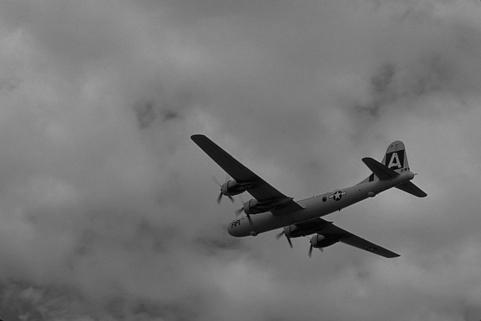
#> input picture 3096.jpg, 481 x 321 px, found by its file name
$ python 'Canny_Edge_Detection - Sina Abdidizaji.py'
#> lines starting #> are read from the running program, lines starting #| are printed output that depends on the picture
import numpy as np
import matplotlib.pyplot as plt
from PIL import Image

##############################
### Image Loading Function ###
##############################
'''This function loads an image from the specified given path, convert it to grayscale and returns it as a NumPy array'''
def image_load(path):
#> called with path = 'Images/test/3096.jpg'
    img = Image.open(path).convert('L')
#> img is the input picture: PIL image 481x321 L; min 0, max 181, mean 117.8
    return np.array(img)

############################
### Gaussian Mask Kernel ###
############################
'''This function creates a 1D Gaussian kernel for a given kernel size and sigma value'''
def gaussian_kernel(size, sigma):
    # creating an array of zeros with the size of the kernel
    kernel = np.zeros(size)
    # finding the center of the kernel by dividing the size by 2
    center = size // 2
    # looping through the kernel size to calculate the Gaussian value for each element in the array
    for i in range(size):
        dist = (i - center)**2
        kernel[i] = np.exp(-dist / (2 * sigma**2)) / (np.sqrt(2 * np.pi) * sigma)
    return kernel

#####################################
### Gaussian Derivate Mask Kernel ###
#####################################
'''This function creates a 1D Gaussian derivative kernel for a given kernel size and sigma value'''
def gaussian_derivative_kernel(size, sigma):
    # creating an array of zeros with the size of the kernel
    kernel = np.zeros(size)
    # finding the center of the kernel
    center = size // 2
    # looping through the kernel size to calculate the Gaussian derivative value for each element in the array
    for i in range(size):
        dist = i - center
        kernel[i] = (-dist * np.exp(-(dist**2) / (2 * sigma**2))) / (np.sqrt(2 * np.pi) * sigma**3)
    return kernel

##############################
### Convolving over X-axis ###
##############################
'''This function convolves a given image with a given kernel across the X-axis'''
def convolve_x(image, kernel):
    # Getting the height and width of the image for looping through the image pixels
    image_height, image_width = image.shape
    # Getting the size of the kernel for calculating the padding size
    kernel_size = kernel.shape[0]
    # Calculating the padding size by dividing the kernel size by 2
    padding_size = kernel_size // 2
    # Padding the image with zeros around the borders of the original image
    padded_image = np.pad(image, padding_size, mode='constant', constant_values=0)
    # Creating an empty array of zeros for the output after convolving the image with the kernel
    output = np.zeros_like(image)
    # Looping through the height and width of the image to convolve the image with the kernel
    for i in range(image_height):
        for j in range(image_width):
            region = padded_image[i+padding_size, j:j+kernel_size]
            output[i, j] = np.sum(region * kernel)

    return output

##############################
### Convolving over Y-axis ###
##############################
'''This function convolves a given image with a given kernel across the Y-axis'''
def convolve_y(image, kernel):
    # Getting the height and width of the image for looping through the image pixels
    image_height, image_width = image.shape
    # Getting the size of the kernel for calculating the padding size
    kernel_size = kernel.shape[0]
    # Calculating the padding size by dividing the kernel size by 2
    padding_size = kernel_size // 2
    # Padding the image with zeros around the borders of the original image
    padded_image = np.pad(image, padding_size, mode='constant', constant_values=0)
    # Creating an empty array of zeros for the output after convolving the image with the kernel
    output = np.zeros_like(image)
    # Looping through the height and width of the image to convolve the image with the kernel
    for i in range(image_height):
        for j in range(image_width):
            region = padded_image[i:i+kernel_size, j+padding_size]
            output[i, j] = np.sum(region * kernel)

    return output

###########################################
### Magnitude and Direction of Gradient ###
###########################################
'''This function computes the magnitude and direction of the gradient given the gradients along the X and Y axes'''
def compute_gradient_magnitude_and_direction(i_x, i_y):
    magnitude = np.sqrt(i_x ** 2 + i_y ** 2)
    direction = np.arctan2(i_y, i_x)
    return magnitude, direction

###############################
### Non-Maximum Suppression ###
###############################
'''This function performs non-maximum suppression to thin out the edges'''
def non_maximum_suppression(magnitude, direction):
    # Get the image dimensions
    image_height, image_width = magnitude.shape
    # Create an empty array for the output
    output = np.zeros_like(magnitude)
    # Convert direction to degrees
    angle = np.rad2deg(direction)
    # Loop through height and width of an image and excluding the border pixels
    for i in range(1, image_height - 1):
        for j in range(1, image_width - 1):

            # Compare the gradient direction and look at the neighbors' magnitude values
            # left/right neighbors
            if (0 <= angle[i, j] < 22.5) or (157.5 <= angle[i, j] <= 180):
                # Right neighbor
                q = magnitude[i, j + 1]
                # Left neighbor
                r = magnitude[i, j - 1]
            # bottom-left/top-right diagonal neighbors
            elif 22.5 <= angle[i, j] < 67.5:
                # Bottom-left diagonal neighbor
                q = magnitude[i + 1, j - 1]
                # Top-right diagonal neighbor
                r = magnitude[i - 1, j + 1]
            # top/bottom neighbors
            elif 67.5 <= angle[i, j] < 112.5:
                # Bottom neighbor
                q = magnitude[i + 1, j]
                # Top neighbor
                r = magnitude[i - 1, j]
            # top-left/bottom-right diagonal neighbors
            elif 112.5 <= angle[i, j] < 157.5:
                # Top-left diagonal neighbor
                q = magnitude[i - 1, j - 1]
                # Bottom-right diagonal neighbor
                r = magnitude[i + 1, j + 1]

            # If the magnitude of the current pixel is greater than the magnitudes of the neighbors, keep the value
            # Otherwise, suppress the value and set it to zero
            if magnitude[i, j] >= q and magnitude[i, j] >= r:
                output[i, j] = magnitude[i, j]
            else:
                output[i, j] = 0

    return output


################################
### Hysteresis Thresholding ###
################################
'''This function performs hysteresis thresholding to finalize the edges'''
def hysteresis_thresholding(suppressed, low_threshold, high_threshold):
    # Get the image dimensions
    image_height, image_width = suppressed.shape
    # Create an empty array for the output
    edges = np.zeros_like(suppressed)

    # Mark strong edges (those greater than the high threshold)
    strong_i, strong_j = np.where(suppressed >= high_threshold)
    # Strong edges are marked as 1 (edge)
    edges[strong_i, strong_j] = 1

    # Mark weak edges (those between the low and high thresholds)
    weak_i, weak_j = np.where((suppressed >= low_threshold) & (suppressed < high_threshold))
    weak_edges = np.zeros_like(suppressed)
    # Weak edges are potential edges
    weak_edges[weak_i, weak_j] = 1
    # Process weak edges: Check if they are connected to strong edges
    for i in range(1, image_height - 1):
        for j in range(1, image_width - 1):
            if weak_edges[i, j] == 1:
                # Check 8-connected neighborhood for strong edges
                if ((edges[i+1, j-1] == 1) or (edges[i+1, j] == 1) or (edges[i+1, j+1] == 1) or
                    (edges[i, j-1] == 1) or (edges[i, j+1] == 1) or
                    (edges[i-1, j-1] == 1) or (edges[i-1, j] == 1) or (edges[i-1, j+1] == 1)):
                    # If any of the neighboring pixels are strong, this weak edge becomes a strong edge
                    edges[i, j] = 1

    return edges

# 3096, Plane
# 21077, Cars
# 182053, Bridge

path = "Images/test/3096.jpg"
I = image_load(path)
plt.imshow(I, cmap='gray')

sigma = [1,2,3]
for i in sigma:
    kernel_size = 6 * i + 1
    S_x = convolve_x(I, gaussian_kernel(kernel_size, i))
    plt.imshow(S_x, cmap='gray')
    plt.savefig(f'smoothing_x-axis_{i}.jpg')

    D_x = convolve_x(S_x, gaussian_derivative_kernel(kernel_size, i))
    plt.imshow(D_x, cmap='gray')
    plt.savefig(f'derivative_x-axis_{i}.jpg')

    S_y = convolve_y(I, gaussian_kernel(kernel_size, i))
    plt.imshow(S_y, cmap='gray')
    plt.savefig(f'smoothing_y-axis_{i}.jpg')

    D_y = convolve_y(S_y, gaussian_derivative_kernel(kernel_size, i))
    plt.imshow(D_y, cmap='gray')
    plt.savefig(f'derivative_y-axis_{i}.jpg')

    mag, dir = compute_gradient_magnitude_and_direction(D_x, D_y)
    plt.imshow(mag, cmap='gray')
    plt.savefig(f'gradient_magnitude_{i}.jpg')
    plt.imshow(dir)
    plt.savefig(f'gradient_direction_{i}.jpg')

    suppressed = non_maximum_suppression(mag, dir)
    plt.imshow(suppressed, cmap='gray')
    plt.savefig(f'Non_Maximum_Suppression_{i}.jpg')

    high_threshold = np.percentile(mag, 90)
    low_threshold = 0.4 * high_threshold
    edges = hysteresis_thresholding(suppressed, low_threshold, high_threshold)
    plt.imshow(edges, cmap='gray')
    plt.savefig(f'Canny_Edge_Detection_{i}.jpg')
#> this loop made 3 passes
#> (high_threshold, low_threshold) on passes 1 to 3: (2, 0.8), (4, 1.6), (5, 2)
#> pass 1, `plt.savefig(f'Non_Maximum_Suppression_{i}.jpg')`:
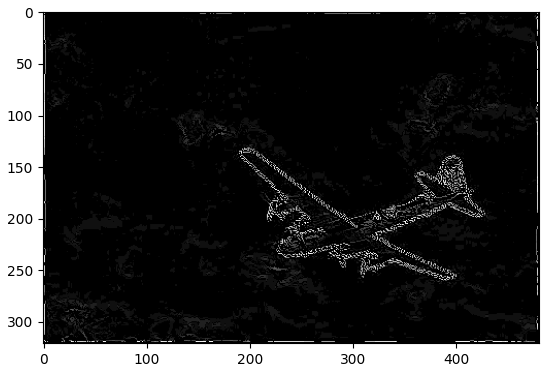
#> figure drawn by matplotlib, 1 panel
#> after the loop:
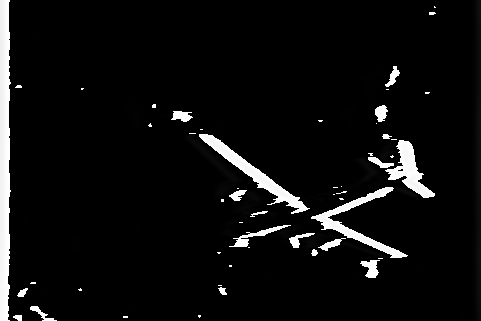
#> D_x: shape (321, 481); min 0, max 255, mean 14.5
#> after the loop:
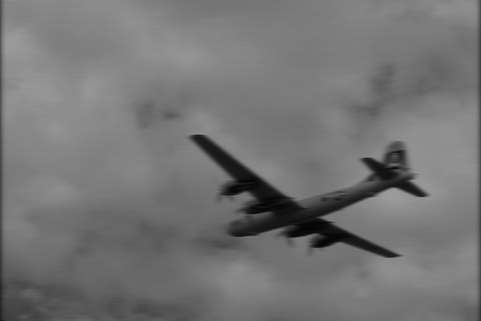
#> S_x: shape (321, 481); min 3, max 157, mean 116.4
#> after the loop:
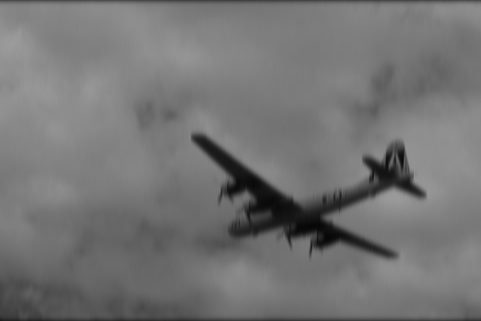
#> S_y: shape (321, 481); min 7, max 156, mean 116.2
#> after the loop:
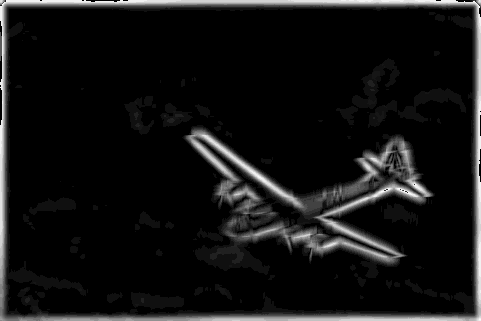
#> mag: shape (321, 481) float16; min 0, max 15.81, mean 1.21; drawn with min black and max white
#> after the loop:
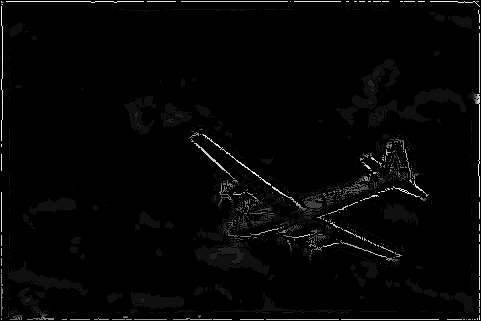
#> suppressed: shape (321, 481) float16; min 0, max 15.81, mean 0.319; drawn with min black and max white
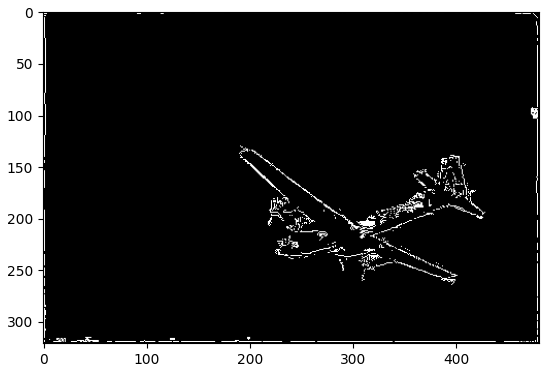
#> figure drawn by matplotlib, 1 panel
